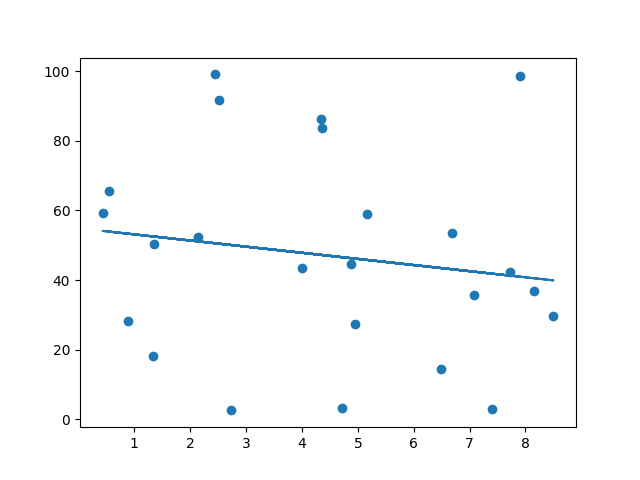

Source code (Python):
# import numpy 
import numpy as np

# import stats
from scipy import stats as st

# import matplotlib for visualizasion
import matplotlib.pyplot as mp

# create data randomly so
hours_studied = list(np.random.uniform(0.0,9.0,24))
marks = list(np.random.uniform(0.0,100.0,24))

# visualise data in histogram
mp.hist(hours_studied,10)
mp.show()

# calculate the necessary values 
slope,intercepts,r,p,std_error = st.linregress(hours_studied,marks)

# create a function to predict the values
def predict(x):

    y = slope * x + intercepts

    return y

# create a model that uses the function to predict the values
prediction_model = list(map(predict,hours_studied))


# performing visualization for linear regression
mp.scatter(hours_studied,marks)
mp.plot(hours_studied,prediction_model)
mp.show()

# use polynomial regression if the relationship ==0
if(r==0 or r < 1):
      
      polynomial_regression_model = np.poly1d(np.polyfit(hours_studied,marks,3))

      linespace = np.linspace(0,9,100)

      # performing visualization on polynormial
      mp.scatter(hours_studied,marks)
      mp.plot(linespace,polynomial_regression_model(linespace))
      mp.show()
